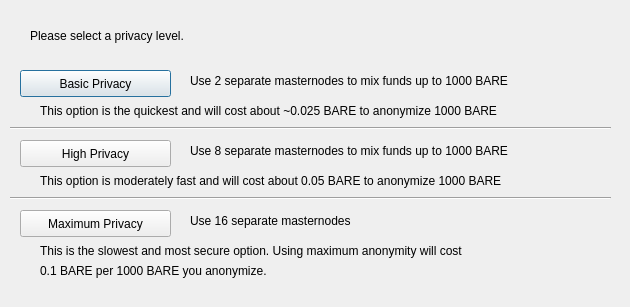
<?xml version="1.0" encoding="UTF-8"?>
<ui version="4.0">
 <class>ObfuscationConfig</class>
 <widget class="QDialog" name="ObfuscationConfig">
  <property name="geometry">
   <rect>
    <x>0</x>
    <y>0</y>
    <width>630</width>
    <height>307</height>
   </rect>
  </property>
  <property name="windowTitle">
   <string>Configure Obfuscation</string>
  </property>
  <widget class="QPushButton" name="buttonBasic">
   <property name="geometry">
    <rect>
     <x>20</x>
     <y>70</y>
     <width>151</width>
     <height>27</height>
    </rect>
   </property>
   <property name="text">
    <string>Basic Privacy</string>
   </property>
  </widget>
  <widget class="QPushButton" name="buttonHigh">
   <property name="geometry">
    <rect>
     <x>20</x>
     <y>140</y>
     <width>151</width>
     <height>27</height>
    </rect>
   </property>
   <property name="text">
    <string>High Privacy</string>
   </property>
  </widget>
  <widget class="QPushButton" name="buttonMax">
   <property name="geometry">
    <rect>
     <x>20</x>
     <y>210</y>
     <width>151</width>
     <height>27</height>
    </rect>
   </property>
   <property name="text">
    <string>Maximum Privacy</string>
   </property>
  </widget>
  <widget class="QLabel" name="label">
   <property name="geometry">
    <rect>
     <x>30</x>
     <y>20</y>
     <width>571</width>
     <height>31</height>
    </rect>
   </property>
   <property name="text">
    <string>Please select a privacy level.</string>
   </property>
  </widget>
  <widget class="QLabel" name="label_2">
   <property name="geometry">
    <rect>
     <x>190</x>
     <y>70</y>
     <width>421</width>
     <height>21</height>
    </rect>
   </property>
   <property name="text">
    <string>Use 2 separate masternodes to mix funds up to 1000 BARE</string>
   </property>
  </widget>
  <widget class="QLabel" name="label_3">
   <property name="geometry">
    <rect>
     <x>190</x>
     <y>140</y>
     <width>411</width>
     <height>21</height>
    </rect>
   </property>
   <property name="text">
    <string>Use 8 separate masternodes to mix funds up to 1000 BARE</string>
   </property>
  </widget>
  <widget class="QLabel" name="label_4">
   <property name="geometry">
    <rect>
     <x>190</x>
     <y>210</y>
     <width>421</width>
     <height>21</height>
    </rect>
   </property>
   <property name="text">
    <string>Use 16 separate masternodes</string>
   </property>
  </widget>
  <widget class="QLabel" name="label_6">
   <property name="geometry">
    <rect>
     <x>40</x>
     <y>100</y>
     <width>561</width>
     <height>21</height>
    </rect>
   </property>
   <property name="text">
    <string>This option is the quickest and will cost about ~0.025 BARE to anonymize 1000 BARE</string>
   </property>
  </widget>
  <widget class="QLabel" name="label_7">
   <property name="geometry">
    <rect>
     <x>40</x>
     <y>170</y>
     <width>561</width>
     <height>21</height>
    </rect>
   </property>
   <property name="text">
    <string>This option is moderately fast and will cost about 0.05 BARE to anonymize 1000 BARE</string>
   </property>
  </widget>
  <widget class="QLabel" name="label_8">
   <property name="geometry">
    <rect>
     <x>40</x>
     <y>240</y>
     <width>561</width>
     <height>21</height>
    </rect>
   </property>
   <property name="text">
    <string>This is the slowest and most secure option. Using maximum anonymity will cost</string>
   </property>
  </widget>
  <widget class="QLabel" name="label_9">
   <property name="geometry">
    <rect>
     <x>40</x>
     <y>260</y>
     <width>561</width>
     <height>21</height>
    </rect>
   </property>
   <property name="text">
    <string>0.1 BARE per 1000 BARE you anonymize.</string>
   </property>
  </widget>
  <widget class="Line" name="line">
   <property name="geometry">
    <rect>
     <x>10</x>
     <y>120</y>
     <width>601</width>
     <height>16</height>
    </rect>
   </property>
   <property name="orientation">
    <enum>Qt::Horizontal</enum>
   </property>
  </widget>
  <widget class="Line" name="line_2">
   <property name="geometry">
    <rect>
     <x>10</x>
     <y>190</y>
     <width>601</width>
     <height>16</height>
    </rect>
   </property>
   <property name="orientation">
    <enum>Qt::Horizontal</enum>
   </property>
  </widget>
 </widget>
 <resources/>
 <connections/>
</ui>
